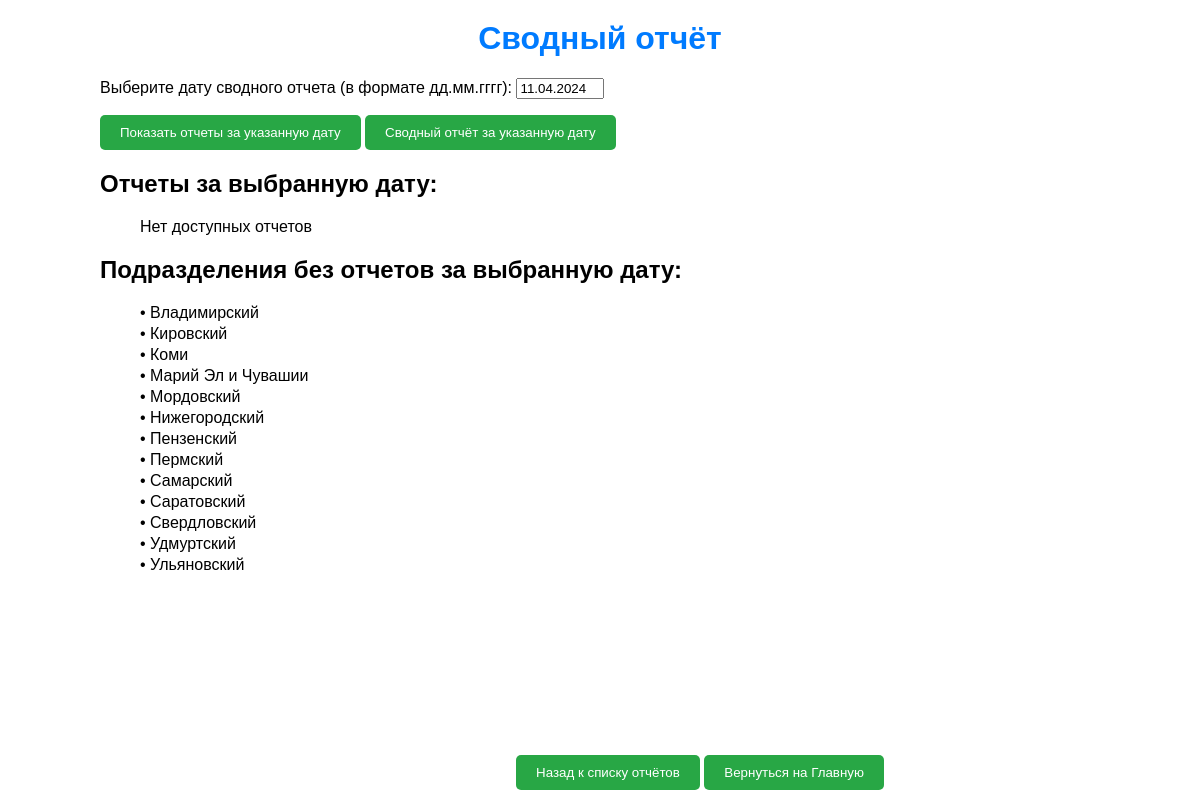
Page /daily/summary_report/ (signed in) on the committed database.
### daily/models.py (models this page shows, shortened)
class Department(models.Model):
    name = models.CharField(max_length=100)

### daily/views.py (the view)
# urls.py: path('summary_report/', summary_report, name='summary_report'),
@login_required
@check_summary_report_creator
def summary_report(request):
    if request.method == 'POST':
        form = DateSelectionForm(request.POST)
        if form.is_valid():
            selected_date = form.cleaned_data['report_date']
            reports = DailyReport.objects.filter(report_date=selected_date)
            all_departments = Department.objects.all()
            departments_without_reports = (all_departments.exclude(dailyreport__report_date=selected_date)
                                           .order_by('name'))
            return render(request, 'daily/summary_report.html',
                          {'form': form, 'reports': reports,
                           'departments_without_reports': departments_without_reports})
    else:
        form = DateSelectionForm(initial={'report_date': get_date_for_report()})
        default_date = get_date_for_report()
        reports = DailyReport.objects.filter(report_date=default_date)
        all_departments = Department.objects.all()
        departments_without_reports = all_departments.exclude(dailyreport__report_date=default_date).order_by('name')
        return render(request, 'daily/summary_report.html',
                      {'form': form, 'reports': reports,
                       'departments_without_reports': departments_without_reports})

### daily/forms.py
class DateSelectionForm(forms.Form):
    report_date = forms.DateField(label='Выберите дату сводного отчета (в формате дд.мм.гггг)', input_formats=['%d.%m.%Y'])

### daily/utils.py (called while the page is built)
def get_date_for_report():
    current_datetime = timezone.now().astimezone(tz=timezone.get_current_timezone())
    match current_datetime.weekday():
        case 5 | 6:
            return (current_datetime.date()
                    - timezone.timedelta(days=current_datetime.weekday())
                    + timezone.timedelta(days=4))
        case 0:
            if current_datetime.time() < timezone.datetime.strptime('09:30', '%H:%M').time():
                return (current_datetime.date()
                        - timezone.timedelta(days=current_datetime.weekday())
                        + timezone.timedelta(days=4, weeks=-1))
            else:
                return current_datetime.date()
        case _:
            return (current_datetime.date() - timezone.timedelta(days=1))

### daily/templates/daily/summary_report.html (shortened to what this page needs)
{% load static %}
<!DOCTYPE html>
<html lang="en">
<head>
    <link rel="stylesheet" type="text/css" href="{% static 'css/styles.css' %}">
</head>
<body>
    <div class="container">
        <h1>Сводный отчёт</h1>
        <form method="post" class="form-group">
            {{ form.as_p }}
            <button type="submit" formaction="{% url 'summary_report' %}">Показать отчеты за указанную дату</button>
            <button type="submit" formaction="{% url 'generate_summary_report' %}">Сводный отчёт за указанную дату</button>
        </form>
        <div class="report-list">
            <h2>Отчеты за выбранную дату:</h2>
            <ul>
                {% for report in reports %}
                <li>
                    <a href="{% url 'report_details' report.id %}" class="action-button">
                        {{ report.report_date|date:"d.m.Y" }} - {{ report.department.name }} - {{ report.author.last_name }}
                        {{ report.author.first_name }}
                    </a>
                </li>
                {% empty %}
                <li>Нет доступных отчетов</li>
                {% endfor %}
            </ul>
            <h2>Подразделения без отчетов за выбранную дату:</h2>
            <ul class="department-list">
                {% for department in departments_without_reports %}
                <li>• {{ department.name }}</li>
                {% empty %}
                <li>Нет подразделений без отчетов</li>
                {% endfor %}
            </ul>
        </div>
        <div class="actions">
            <a href="{% url 'daily_reports' %}" class="action-link">
                <button type="button">Назад к списку отчётов</button>
            </a>
            <a href="{% url 'dashboard' %}" class="action-link">
                <button type="button">Вернуться на Главную</button>
            </a>
        </div>
    </div>
</body>
</html>

### static/css/styles.css (style rules this page uses)
body { font-family: Arial, sans-serif; margin: 20px; }
h1 { color: #007bff; text-align: center; margin-top: 0; }
.container { width: 90%; max-width: 1000px; margin: 0 auto; }
.report-list { height: calc(100vh - 260px); overflow-y: auto; list-style-type: none; padding: 0; }
.report-list li { list-style-type: none; margin-bottom: 3px; }
.actions { position: fixed; bottom: 10px; width: 100%; text-align: center; }
.actions button { background-color: #28a745; color: white; padding: 10px 20px; border: none; border-radius: 5px; cursor: pointer; transition: background-color 0.3s ease; }
.actions a { text-decoration: none; }
input[type="text"], input[type="password"], input[type="email"], input[type="number"], input[type="date"], textarea { width: 80px; }
.form-group button { background-color: #28a745; color: white; padding: 10px 20px; border: none; border-radius: 5px; cursor: pointer; transition: background-color 0.3s ease; }

### rows in the picture
Department: name "Владимирский"
Department: name "Кировский"
Department: name "Коми"
Department: name "Марий Эл и Чувашии"
Department: name "Мордовский"
Department: name "Нижегородский"
Department: name "Пензенский"
Department: name "Пермский"
Department: name "Самарский"
Department: name "Саратовский"
Department: name "Свердловский"
Department: name "Удмуртский"
Department: name "Ульяновский"
